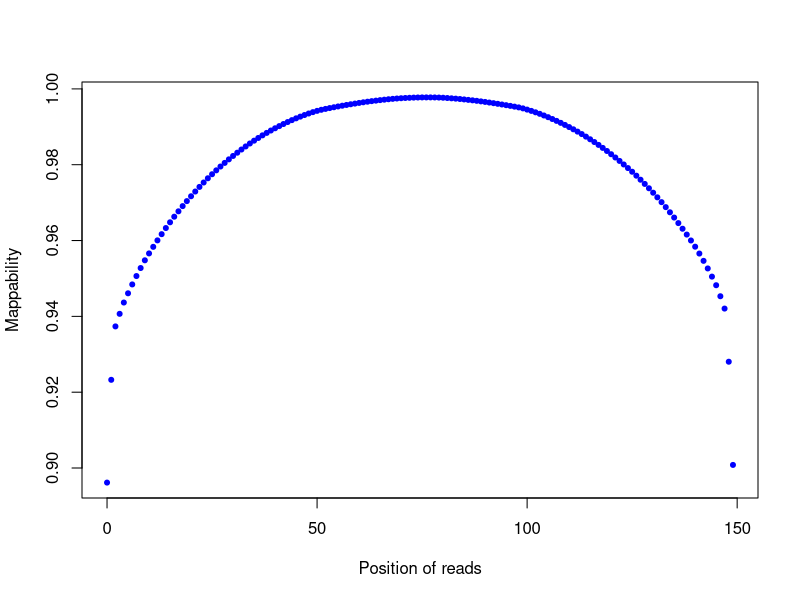

R code for this plot:
png("/rds/user/is460/hpc-work/muscle-rnaseq/ezbamqc/output/figs/srpk3_hom_ttnb_wt_6.clipping_profile.png",width=500,height=500,units="px")
read_pos=c(0,1,2,3,4,5,6,7,8,9,10,11,12,13,14,15,16,17,18,19,20,21,22,23,24,25,26,27,28,29,30,31,32,33,34,35,36,37,38,39,40,41,42,43,44,45,46,47,48,49,50,51,52,53,54,55,56,57,58,59,60,61,62,63,64,65,66,67,68,69,70,71,72,73,74,75,76,77,78,79,80,81,82,83,84,85,86,87,88,89,90,91,92,93,94,95,96,97,98,99,100,101,102,103,104,105,106,107,108,109,110,111,112,113,114,115,116,117,118,119,120,121,122,123,124,125,126,127,128,129,130,131,132,133,134,135,136,137,138,139,140,141,142,143,144,145,146,147,148,149)
count=c(5148060,3804212,3105796,2941328,2793640,2672811,2556865,2447301,2342454,2241434,2151468,2065365,1980926,1899610,1819521,1744421,1671218,1600976,1532863,1467421,1403823,1342048,1281871,1224156,1168784,1115946,1065220,1015306,967951,921470,876967,834465,792737,752622,713979,677188,641920,607615,575579,544380,515041,486638,459318,433403,408484,385117,362781,341836,321869,304044,287412,273418,261849,250709,240185,229654,219833,210195,201049,192273,183631,175285,167541,160231,153651,147019,141064,135371,130314,125868,122093,119003,116562,114199,112587,111616,111415,111447,112044,113452,115791,119478,123378,127591,132463,137921,143864,149751,156123,163377,170620,178660,186866,195332,204055,212965,222268,232007,242062,254909,270840,287864,306331,326121,347747,369926,393939,418380,444079,471208,499243,528391,558655,590773,624282,658995,694988,732603,771778,812126,854270,897102,942104,988272,1035355,1083439,1134864,1187787,1242709,1299379,1357685,1418173,1481042,1546142,1613689,1682561,1754970,1828587,1904975,1982239,2063516,2153062,2248585,2347941,2454755,2567267,2711357,2872699,3567626,4916997)
plot(read_pos,1-(count/49574672),pch=20,xlab="Position of reads",ylab="Mappability",col="blue")
dev.state=dev.off()
